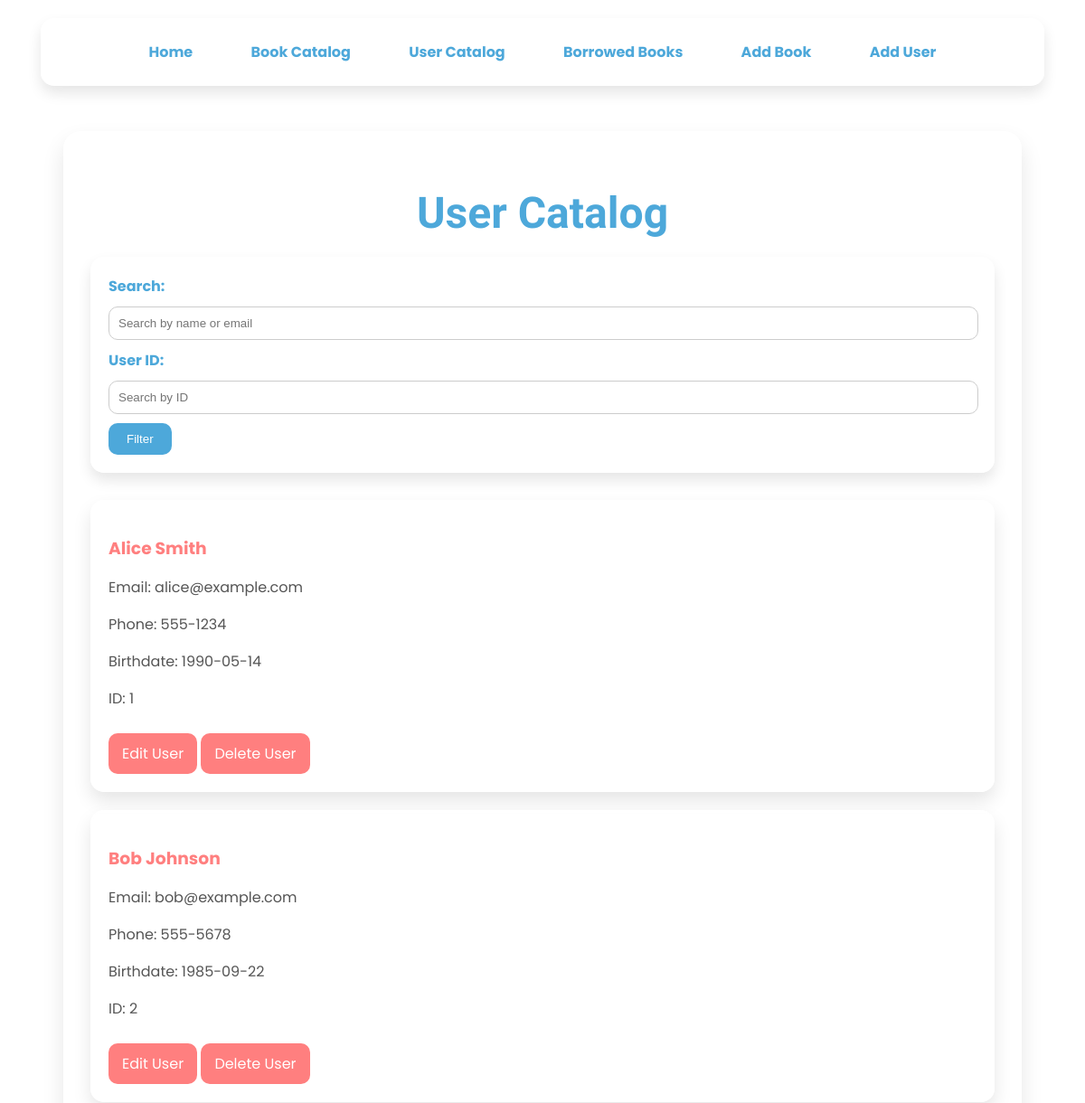
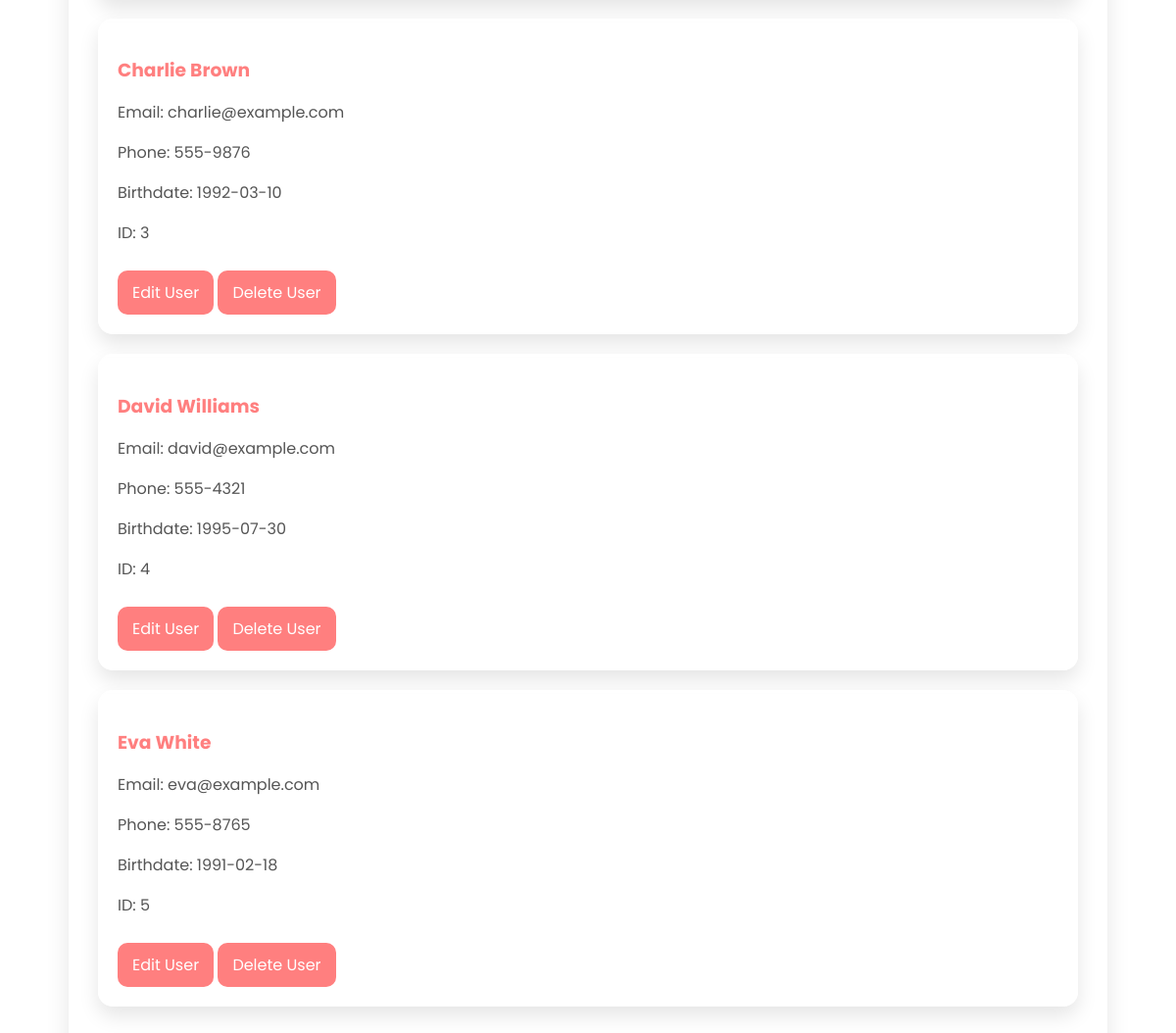
The app's page /users, older data (2 pictures, top to bottom).
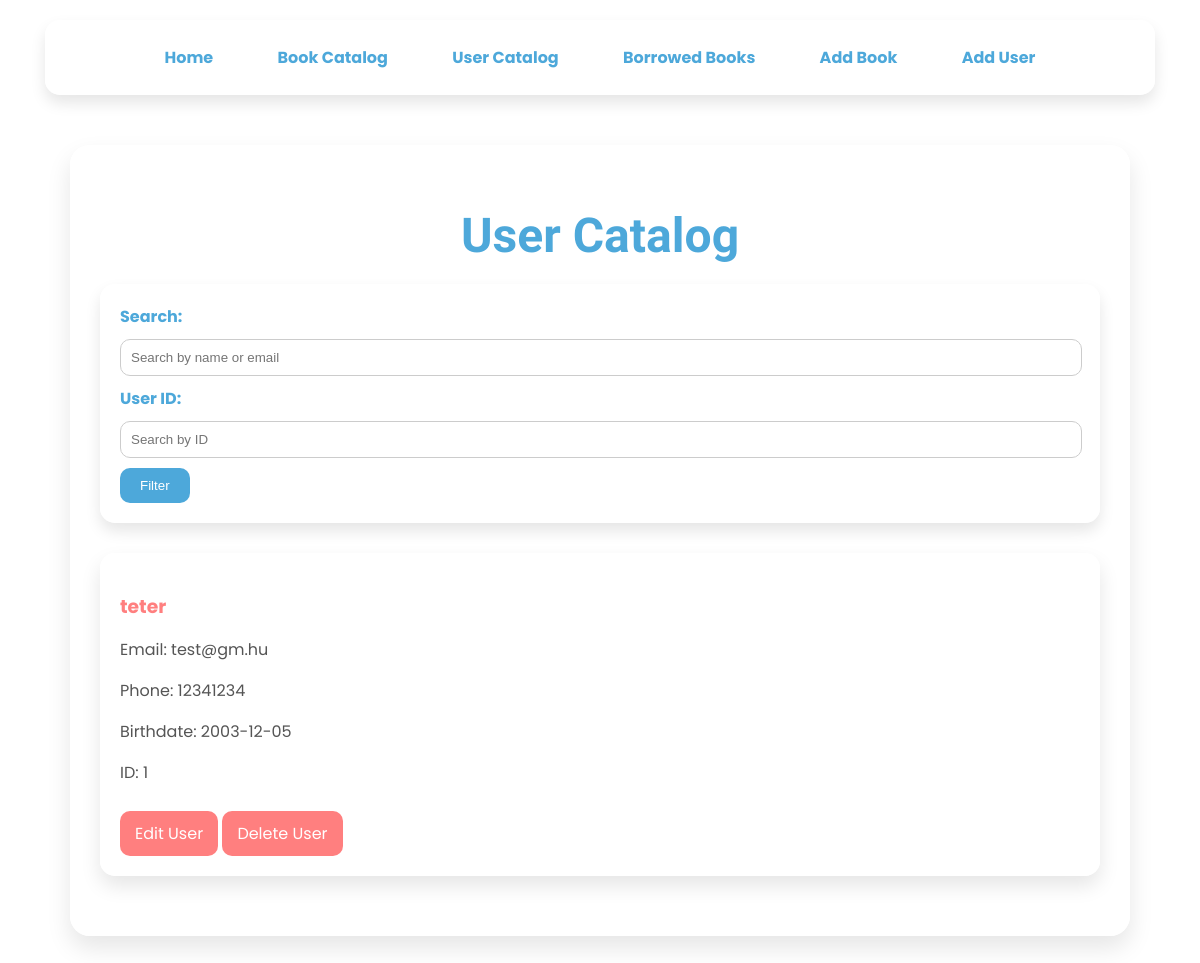
The same page, newer data.
### app/models.py (models this page shows, shortened)
class User(db.Model):
    id = db.Column(db.Integer, primary_key=True)
    name = db.Column(db.String(100), nullable=False)
    email = db.Column(db.String(100), nullable=False)
    phone_number = db.Column(db.String(20), nullable=True)
    birthdate = db.Column(db.Date, nullable=True)
    borrowed_books = relationship('Borrow', backref='user', cascade='all, delete-orphan')

### app/routes.py (the view)
@main.route('/users', methods=['GET', 'POST'])
def users():
    search = request.args.get('search', '')
    user_id = request.args.get('id', '')
    query = User.query
    if search:
        query = query.filter(User.name.ilike(f'%{search}%') | User.email.ilike(f'%{search}%'))
    if user_id:
        query = query.filter(User.id == user_id)
    users = query.paginate(page=request.args.get('page', 1, type=int), per_page=5)
    return render_template('users.html', users=users)

### app/templates/users.html (shortened to what this page needs)
<!DOCTYPE html>
<html lang="en">
<head>
</head>
<body>
<nav>
    <a href="{{ url_for('main.home') }}">Home</a>
    <a href="{{ url_for('main.catalog') }}">Book Catalog</a>
    <a href="{{ url_for('main.users') }}">User Catalog</a>
    <a href="{{ url_for('main.borrowed_books') }}">Borrowed Books</a>
    <a href="{{ url_for('main.add_book') }}">Add Book</a>
    <a href="{{ url_for('main.add_user') }}">Add User</a>
</nav>
<div class="container">
    <h1>User Catalog</h1>
    <form class="filter-form" method="get" action="{{ url_for('main.users') }}">
        <label for="search">Search:</label>
        <input type="text" id="search" name="search" placeholder="Search by name or email"
               value="{{ request.args.get('search', '') }}">
        <label for="id">User ID:</label>
        <input type="number" id="id" name="id" placeholder="Search by ID" value="{{ request.args.get('id', '') }}">
        <button type="submit">Filter</button>
    </form>
    {% for user in users.items %}
    <div class="user-card">
        <h3>{{ user.name }}</h3>
        <p>Email: {{ user.email }}</p>
        <p>Phone: {{ user.phone_number }}</p>
        <p>Birthdate: {{ user.birthdate }}</p>
        <p>ID: {{ user.id }}</p>
        <a href="{{ url_for('main.edit_user', user_id=user.id) }}" class="btn">Edit User</a>
        <a href="{{ url_for('main.delete_user', user_id=user.id) }}" class="btn"
           onclick="return confirm('Are you sure you want to delete this user?')">Delete User</a>
    </div>
    {% endfor %}
</div>
</body>
</html>

Row changes from the older to the newer data that the page shows:
removed User: name "Bob Johnson", email "bob@example.com", phone_number "555-5678", birthdate "1985-09-22", id "2"
removed User: name "Charlie Brown", email "charlie@example.com", phone_number "555-9876", birthdate "1992-03-10", id "3"
removed User: name "David Williams", email "david@example.com", phone_number "555-4321", birthdate "1995-07-30", id "4"
removed User: name "Eva White", email "eva@example.com", phone_number "555-8765", birthdate "1991-02-18", id "5"
changed User id 1: name "Alice Smith" → "teter"; email "alice@example.com" → "test@gm.hu"; phone_number "555-1234" → "12341234"; birthdate "1990-05-14" → "2003-12-05"
